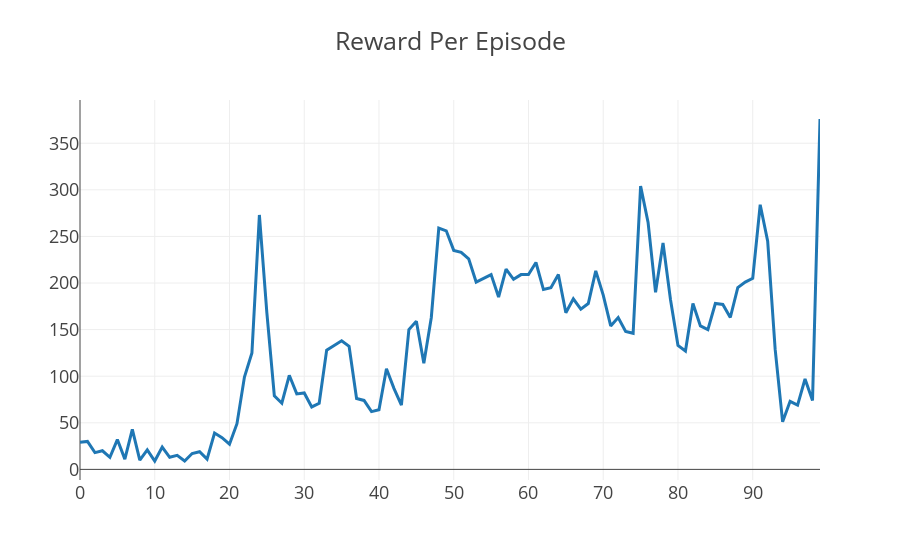

The notebook cell saved with this chart:
### Code cell
def moving_average(a, n=3) :
    ret = np.cumsum(a, dtype=float)
    ret[n:] = ret[n:] - ret[:-n]
    return ret[n - 1:] / n

plotly.offline.iplot({
    "data": [go.Scatter(x=np.arange(len(ep_rewards)), y=moving_average(ep_rewards, 1))],
    "layout": go.Layout(title="Reward Per Episode", template="presentation")
})

### Figure 1 — Plotly figure (JSON) as saved in the notebook; plotly's stock layout.template omitted (floating-point values rounded to 4 significant figures)
{"data": [{"type": "scatter", "uid": "97ea591f-7f04-46f0-af74-3a4d45b2510e", "x": [0, 1, 2, 3, 4, 5, 6, 7, 8, 9, 10, 11, 12, 13, 14, 15, 16, 17, 18, 19, 20, 21, 22, 23, 24, 25, 26, 27, 28, 29, 30, 31, 32, 33, 34, 35, 36, 37, 38, 39, 40, 41, 42, 43, 44, 45, 46, 47, 48, 49, 50, 51, 52, 53, 54, 55, 56, 57, 58, 59, 60, 61, 62, 63, 64, 65, 66, 67, 68, 69, 70, 71, 72, 73, 74, 75, 76, 77, 78, 79, 80, 81, 82, 83, 84, 85, 86, 87, 88, 89, 90, 91, 92, 93, 94, 95, 96, 97, 98, 99], "y": [29, 30, 18, 20, 13, 32, 11, 43, 10, 21, 9, 24, 13, 15, 9, 17, 19, 11, 39, 34, 27, 49, 99, 125, 273, 168, 79, 71, 101, 81, 82, 67, 71, 128, 133, 138, 132, 76, 74, 62, 64, 108, 87, 69, 150, 159, 114, 163, 259, 256, 235, 233, 226, 201, 205, 209, 185, 215, 204, 209, 209, 222, 193, 195, 209, 168, 183, 172, 178, 213, 187, 154, 163, 148, 146, 304, 265, 190, 243, 182, 133, 127, 178, 154, 150, 178, 177, 163, 195, 201, 205, 284, 245, 129, 51, 73, 69, 97, 74, 376]}], "layout": {"autosize": true, "title": {"text": "Reward Per Episode"}, "xaxis": {"autorange": true, "range": [0, 99], "type": "linear"}, "yaxis": {"autorange": true, "range": [-11.39, 396.4], "type": "linear"}}}
